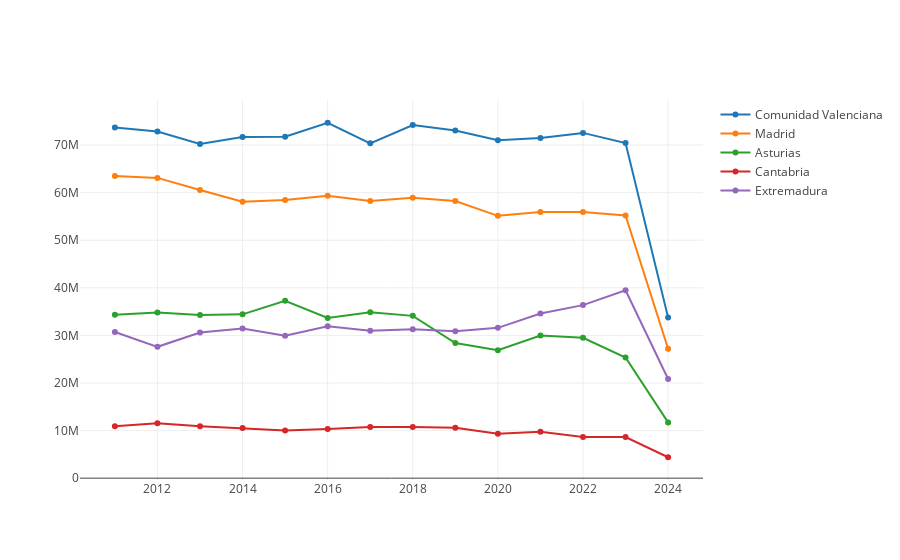

The notebook cell saved with this chart:
### Code cell
def AnalisisEnergiasAnual(listaRegiones: Seq[String], df: DataFrame): Unit = {
  // Agrupar y calcular la media para datos renovables
  def calcularValorAnual(df: DataFrame, region: String): DataFrame = {
    df.filter(col("Region") === region)
      .filter(date_format(col("FechaCompleta"), "yyyy") =!= "2010")  
      .groupBy(date_format(col("FechaCompleta"), "yyyy").as("Año"))
      .agg(sum("Valor").as("ValorTotal"))
      .orderBy("Año")
  }

  val valores = listaRegiones.map(region => calcularValorAnual(df, region))
  val fechas = valores.head.select("Año").as[String].collect.toSeq
  val seqValores = valores.map(valor => valor.select("Valortotal").as[Double].collect.toSeq)

  val traces = listaRegiones.zip(seqValores).map { case (nombre, seqValor) =>
    Scatter(fechas, seqValor, name = nombre)
  }

  val data = traces
  plot(data)
}


AnalisisEnergiasAnual(regiones.take(5), mensual)

### Figure 1 — Plotly figure (JSON) as saved in the notebook; plotly's stock layout.template omitted (floating-point values rounded to 4 significant figures)
{"data": [{"name": "Comunidad Valenciana", "type": "scatter", "x": ["2011", "2012", "2013", "2014", "2015", "2016", "2017", "2018", "2019", "2020", "2021", "2022", "2023", "2024"], "y": [73710000.0, 72830000.0, 70220000.0, 71700000.0, 71750000.0, 74690000.0, 70360000.0, 74200000.0, 73080000.0, 71030000.0, 71500000.0, 72560000.0, 70430000.0, 33750000.0]}, {"name": "Madrid", "type": "scatter", "x": ["2011", "2012", "2013", "2014", "2015", "2016", "2017", "2018", "2019", "2020", "2021", "2022", "2023", "2024"], "y": [63510000.0, 63100000.0, 60540000.0, 58080000.0, 58450000.0, 59340000.0, 58230000.0, 58910000.0, 58240000.0, 55130000.0, 55910000.0, 55920000.0, 55190000.0, 27180000.0]}, {"name": "Asturias", "type": "scatter", "x": ["2011", "2012", "2013", "2014", "2015", "2016", "2017", "2018", "2019", "2020", "2021", "2022", "2023", "2024"], "y": [34360000.0, 34790000.0, 34270000.0, 34430000.0, 37280000.0, 33680000.0, 34890000.0, 34100000.0, 28400000.0, 26880000.0, 29960000.0, 29510000.0, 25350000.0, 11710000.0]}, {"name": "Cantabria", "type": "scatter", "x": ["2011", "2012", "2013", "2014", "2015", "2016", "2017", "2018", "2019", "2020", "2021", "2022", "2023", "2024"], "y": [10890000.0, 11530000.0, 10930000.0, 10530000.0, 10030000.0, 10360000.0, 10730000.0, 10760000.0, 10590000.0, 9341000.0, 9730000.0, 8658000.0, 8624000.0, 4394000.0]}, {"name": "Extremadura", "type": "scatter", "x": ["2011", "2012", "2013", "2014", "2015", "2016", "2017", "2018", "2019", "2020", "2021", "2022", "2023", "2024"], "y": [30710000.0, 27600000.0, 30620000.0, 31440000.0, 29910000.0, 31900000.0, 30970000.0, 31300000.0, 30860000.0, 31580000.0, 34600000.0, 36370000.0, 39480000.0, 20840000.0]}], "layout": {"autosize": true, "xaxis": {"autorange": true, "range": [2010.0, 2025.0], "type": "linear"}, "yaxis": {"autorange": true, "range": [-755300.0, 79840000.0], "type": "linear"}}}
